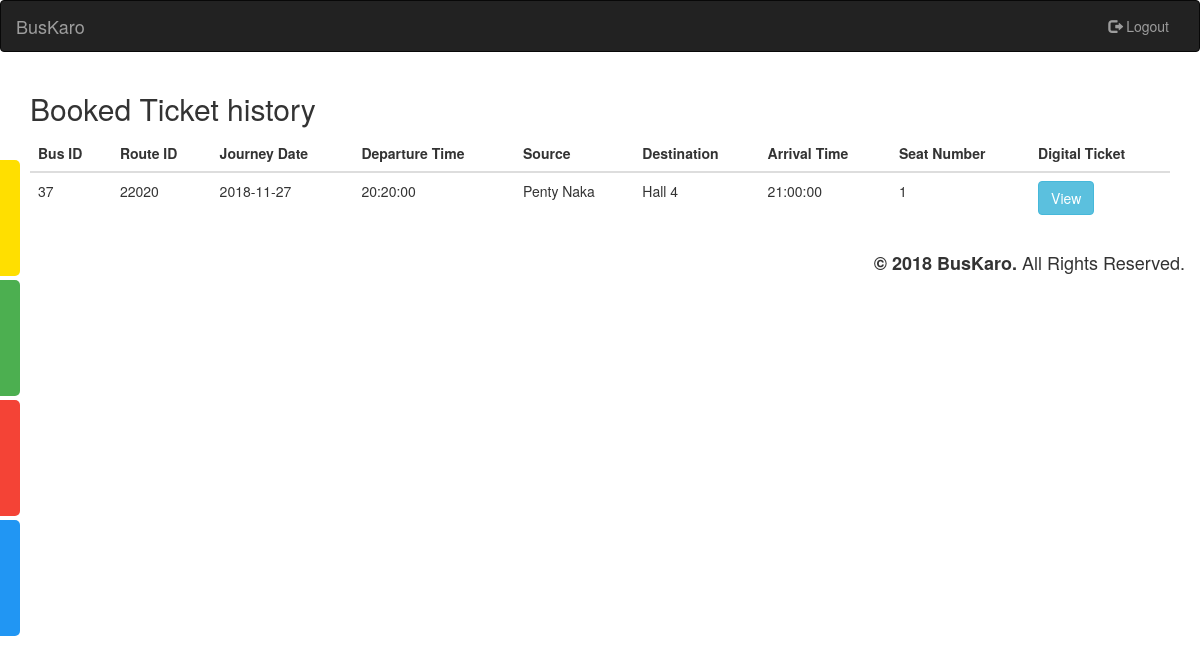
The app's page /passenger/view_tickets.php (signed in) with its own data.
### tables this page shows
CREATE TABLE IF NOT EXISTS `seat_matrix` (
  `BID` int(11) NOT NULL,
  `RID` int(11) NOT NULL,
  `SeatNo` int(11) NOT NULL,
  `Passenger` int(11) DEFAULT NULL,
  `BusDate` date DEFAULT NULL,
  PRIMARY KEY (`BID`,`RID`,`SeatNo`),
  KEY `RID` (`RID`),
  KEY `Passenger` (`Passenger`)
);

CREATE TABLE IF NOT EXISTS `routes` (
  `RID` int(11) NOT NULL,
  `STime` time DEFAULT NULL,
  `DTime` time DEFAULT NULL,
  `Src` varchar(20) DEFAULT NULL,
  `Dst` varchar(20) DEFAULT NULL,
  `Capacity` int(11) DEFAULT NULL,
  PRIMARY KEY (`RID`),
  KEY `Src` (`Src`),
  KEY `Dst` (`Dst`),
  KEY `d_time` (`DTime`),
  KEY `cap` (`Capacity`),
  KEY `STime_index` (`STime`)
);

### passenger/view_tickets.php (the view, shortened to what this page needs)
<!DOCTYPE html>
<html lang="en">
  <?php
    require 'header.php';
  ?>
<body>
	<?php require 'navbar.php';?>
  <div id="mySidenav" class="sidenav">
  <a href="dashboard.php" id="dashboard">Go Home<span class="glyphicon glyphicon-home"></span></a>
	<a href="cancelTicket.php" id="cancel">Cancel Tickets<span class="glyphicon glyphicon-remove-circle"></span></a>
  <a href="bookTicket.php" id="view">Book Tickets<span class="glyphicon glyphicon-send"></span></a>
  <a href="modifyTicket.php" id="modify">Modify Tickets<span class="glyphicon glyphicon-pencil"></span></a>
  <a href="index.php" id="profile">Your Profile<span class="glyphicon glyphicon-user"></span></a>
</div>
  <div class="container">
    <h2>Booked Ticket history</h2>
    <table class="table table-hover">
          <thead>
            <tr>
              <th>Bus ID</th>
              <th>Route ID</th>
              <th>Journey Date</th>
              <th>Departure Time</th>
              <th>Source</th>
              <th>Destination</th>
              <th>Arrival Time</th>
              <th>Seat Number</th>
              <th>Digital Ticket</th>
            </tr>
          </thead>
          <tbody>
          <?php
            require 'db_init.php';
            $userID = $_SESSION['UserID'];
            $sql1 = "SELECT * FROM buskaro.seat_matrix JOIN buskaro.routes ON buskaro.seat_matrix.RID = buskaro.routes.RID WHERE Passenger = '$userID' ORDER BY BusDate DESC;";
            $result1 = $conn->query($sql1);
            while($row = $result1->fetch_assoc()) {
				        echo '<tr>
						        <td>'.$row["BID"].'</td>
						        <td>'.$row["RID"].'</td>
						        <td>'.$row["BusDate"].'</td>
						        <td>'.$row["STime"].'</td>
						        <td>'.$row["Src"].'</td>
						        <td>'.$row["Dst"].'</td>
						        <td>'.$row["DTime"].'</td>
										<td>'.$row["SeatNo"].'</td>
                    <td><a href="ticket.php?seat='.$row['SeatNo'].'&bid='.$row['BID'].'" class="btn btn-info" role="button">View</a></td>
						      </tr>';
				    }
          ?>
          </tbody>
      </table>
    </div>
    <?php require 'footer.php' ?>
</body>

### passenger/css/sidebar.css (style rules this page uses)
#mySidenav a { position: absolute; left: -80px; transition: 0.3s; padding: 15px; width: 100px; text-decoration: none; font-size: 20px; color: white; border-radius: 0 5px 5px 0; }
#dashboard { top: 160px; background-color: #FFDF00; }
#view { top: 280px; background-color: #4CAF50; }
#cancel { top: 400px; background-color: #f44336; }
#profile { top: 520px; background-color: #2196F3; }

### records on screen
seat_matrix: BID "37", RID.RID "22020", BusDate "2018-11-27", RID.STime "20:20:00", RID.Src "Penty Naka", RID.Dst "Hall 4", RID.DTime "21:00:00", SeatNo "1"
